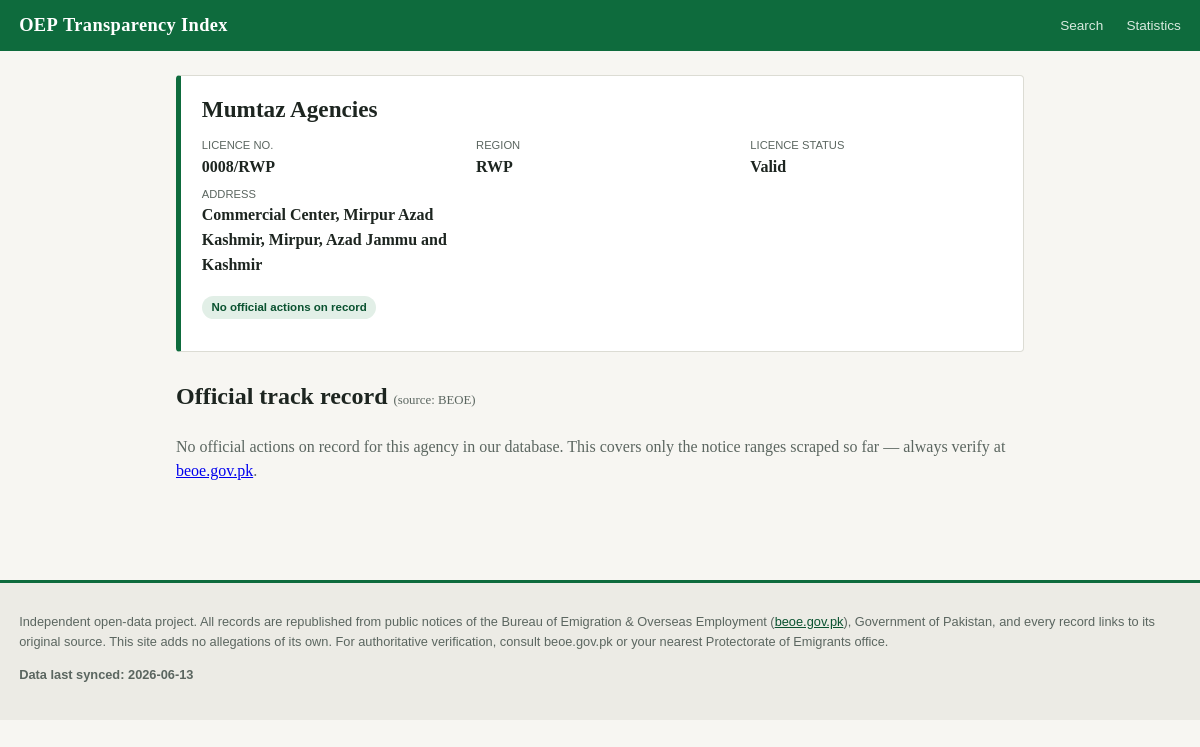
The page /agency/1 on the database its author committed.
### tables this page shows
CREATE TABLE agencies (
    agency_id   INTEGER PRIMARY KEY,
    canonical_name TEXT NOT NULL,
    oepl_number TEXT UNIQUE,          -- NULL for name-only records
    region_code TEXT,
    license_status TEXT,
    address     TEXT,
    phone       TEXT,
    beoe_profile_url TEXT
);

CREATE TABLE meta (key TEXT PRIMARY KEY, value TEXT);

### webapp/app.py (the view)
@app.route("/agency/<int:agency_id>")
def agency(agency_id):
    db = get_db()
    a = db.execute("SELECT * FROM agencies WHERE agency_id=?",
                   (agency_id,)).fetchone()
    if a is None:
        return render_template("404.html"), 404
    notices = db.execute(
        """SELECT n.* FROM notices n
           JOIN notice_agencies na ON n.notice_id = na.notice_id
           WHERE na.agency_id = ? AND n.parsed_ok = 1
           ORDER BY n.date_published IS NULL, n.date_published DESC""",
        (agency_id,),
    ).fetchall()
    return render_template("agency.html", a=a, notices=notices,
                           tier=status_tier(agency_id))

### webapp/app.py (called while the page is built, shortened)
@app.before_request
def require_database():
    if not os.path.exists(DB_PATH):
        return (
            "<h1>Database not built yet</h1>"
            "<p>Run <code>python pipeline/build_db.py</code> from the project "
            "root first (see README), then reload this page.</p>", 503,
        )
    return None

def get_db():
    if "db" not in g:
        g.db = sqlite3.connect(DB_PATH)
        g.db.row_factory = sqlite3.Row
    return g.db

@app.context_processor
def inject_globals():
    try:
        row = get_db().execute(
            "SELECT value FROM meta WHERE key='last_synced'").fetchone()
        last_synced = row["value"] if row else "unknown"
    except sqlite3.Error:
        last_synced = "unknown"
    return {"last_synced": last_synced, "action_labels": ACTION_LABELS}

def status_tier(agency_id: int) -> tuple[str, str]:
    db = get_db()
    rows = db.execute(
        """SELECT n.notice_type, n.date_published
           FROM notices n JOIN notice_agencies na ON n.notice_id = na.notice_id
           WHERE na.agency_id = ? AND n.parsed_ok = 1""",
        (agency_id,),
    ).fetchall()
    if not rows:
        return "No official actions on record", "tier-none"

### webapp/templates/agency.html (shortened to what this page needs)
{% extends "base.html" %}
{% block content %}
<div class="agency-card">
  <h1>{{ a.canonical_name }}</h1>
  <dl>
    <div><dt>Licence No.</dt><dd>{{ a.oepl_number or "not on record" }}</dd></div>
    <div><dt>Region</dt><dd>{{ a.region_code or "—" }}</dd></div>
    <div><dt>Licence status</dt><dd>{{ a.license_status or "—" }}</dd></div>
    {% if a.address %}<div><dt>Address</dt><dd>{{ a.address }}</dd></div>{% endif %}
  </dl>
  <p><span class="tier {{ tier[1] }}">{{ tier[0] }}</span></p>
</div>
<h2>Official track record <span class="source-tag">(source: BEOE)</span></h2>
{% if notices %}
<ol class="timeline">
  {% for n in notices %}
  <li>
    <span class="date">{{ n.date_published or "date n/a" }}</span>
    {% set label = action_labels.get(n.notice_type, action_labels["other"]) %}
    <span class="badge {{ label[1] }}">{{ label[0] }}</span>
    <span class="notice-title">{{ n.title_raw }}</span>
    <a class="source-link" href="{{ n.beoe_url }}" rel="noopener">View official notice &rarr;</a>
  </li>
  {% endfor %}
</ol>
{% else %}
<p class="empty">No official actions on record for this agency in our database.
   This covers only the notice ranges scraped so far — always verify at
   <a href="https://beoe.gov.pk">beoe.gov.pk</a>.</p>
{% endif %}
{% endblock %}

### webapp/templates/base.html (shortened to what this page needs)
<!doctype html>
<html lang="en">
<head>
  <link rel="stylesheet" href="{{ url_for('static', filename='style.css') }}">
</head>
<body>
  <header class="site-header">
    <a class="brand" href="{{ url_for('home') }}">OEP&nbsp;Transparency&nbsp;Index</a>
    <nav>
      <a href="{{ url_for('home') }}">Search</a>
      <a href="{{ url_for('stats') }}">Statistics</a>
    </nav>
  </header>
  <main>
    {% block content %}{% endblock %}
  </main>
  <footer class="site-footer">
    <p>
      Independent open-data project. All records are republished from public notices of the
      Bureau of Emigration &amp; Overseas Employment
      (<a href="https://beoe.gov.pk" rel="noopener">beoe.gov.pk</a>), Government of Pakistan,
      and every record links to its original source. This site adds no allegations of its own.
      For authoritative verification, consult beoe.gov.pk or your nearest Protectorate of
      Emigrants office.
    </p>
    <p class="synced">Data last synced: {{ last_synced }}</p>
  </footer>
</body>
</html>

### webapp/static/style.css (style rules this page uses)
:root { --green: #0e6b3d; --green-dark: #0a5230; --ink: #1d2520; --muted: #5b6660; --paper: #f7f6f2; --card: #ffffff; --line: #dcdcd4; --red: #b3261e; --amber: #9a6700; --blue: #1156a5; }
* { box-sizing: border-box; }
body { margin: 0; font-family: Georgia, "Times New Roman", serif; background: var(--paper); color: var(--ink); line-height: 1.55; }
main { max-width: 880px; margin: 0 auto; padding: 1.5rem 1rem 3rem; }
.site-header { background: var(--green); color: #fff; display: flex; justify-content: space-between; align-items: center; padding: 0.7rem 1.2rem; }
.site-header .brand { color: #fff; text-decoration: none; font-weight: bold; font-size: 1.15rem; letter-spacing: 0.02em; }
.site-header nav a { color: #d8eadf; text-decoration: none; margin-left: 1.2rem; font-family: Verdana, sans-serif; font-size: 0.85rem; }
.site-footer { border-top: 3px solid var(--green); background: #ecebe5; color: var(--muted); font-size: 0.8rem; font-family: Verdana, sans-serif; padding: 1rem 1.2rem 1.4rem; margin-top: 2rem; }
.site-footer a { color: var(--green-dark); }
.site-footer .synced { font-weight: bold; }
.tier { display: inline-block; padding: 0.15rem 0.6rem; border-radius: 999px; font-family: Verdana, sans-serif; font-size: 0.72rem; font-weight: bold; white-space: nowrap; }
.tier-none { background: #e2efe7; color: var(--green-dark); }
.agency-card { background: var(--card); border: 1px solid var(--line); border-left: 5px solid var(--green); border-radius: 4px; padding: 1rem 1.3rem; margin-bottom: 1.6rem; }
.agency-card h1 { margin: 0 0 0.6rem; font-size: 1.45rem; }
.agency-card dl { display: grid; grid-template-columns: repeat(auto-fit, minmax(220px, 1fr)); gap: 0.4rem 1.4rem; margin: 0 0 0.7rem; }
.agency-card dt { font-family: Verdana, sans-serif; font-size: 0.7rem; text-transform: uppercase; color: var(--muted); }
.agency-card dd { margin: 0; font-weight: bold; }
.source-tag { font-size: 0.8rem; color: var(--muted); font-weight: normal; }
.empty { color: var(--muted); }

### rows shown on the page
agencies: canonical_name "Mumtaz Agencies", oepl_number "0008/RWP", region_code "RWP", license_status "Valid", address "Commercial Center, Mirpur Azad Kashmir, Mirpur, Azad Jammu and Kashmir"
meta: value "2026-06-13"

### other values the page prints
{{ tier[0] }} "No official actions on record"
